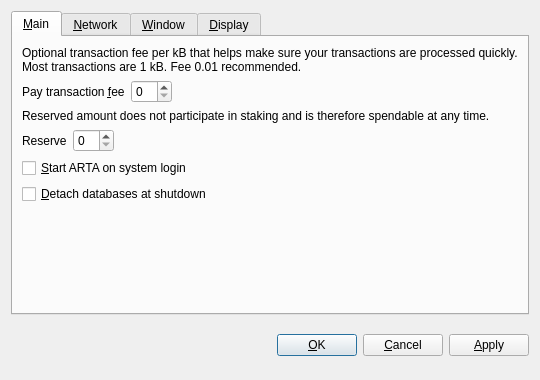
<?xml version="1.0" encoding="UTF-8"?>
<ui version="4.0">
 <class>OptionsDialog</class>
 <widget class="QDialog" name="OptionsDialog">
  <property name="geometry">
   <rect>
    <x>0</x>
    <y>0</y>
    <width>540</width>
    <height>380</height>
   </rect>
  </property>
  <property name="windowTitle">
   <string>Options</string>
  </property>
  <property name="modal">
   <bool>true</bool>
  </property>
  <layout class="QVBoxLayout" name="verticalLayout">
   <item>
    <widget class="QTabWidget" name="tabWidget">
     <property name="tabPosition">
      <enum>QTabWidget::North</enum>
     </property>
     <property name="currentIndex">
      <number>0</number>
     </property>
     <widget class="QWidget" name="tabMain">
      <attribute name="title">
       <string>&amp;Main</string>
      </attribute>
      <layout class="QVBoxLayout" name="verticalLayout_Main">
       <item>
        <widget class="QLabel" name="transactionFeeInfoLabel">
         <property name="text">
          <string>Optional transaction fee per kB that helps make sure your transactions are processed quickly. Most transactions are 1 kB. Fee 0.01 recommended.</string>
         </property>
         <property name="textFormat">
          <enum>Qt::PlainText</enum>
         </property>
         <property name="wordWrap">
          <bool>true</bool>
         </property>
        </widget>
       </item>
       <item>
        <layout class="QHBoxLayout" name="horizontalLayoutFee">
         <item>
          <widget class="QLabel" name="transactionFeeLabel">
           <property name="text">
            <string>Pay transaction &amp;fee</string>
           </property>
           <property name="textFormat">
            <enum>Qt::PlainText</enum>
           </property>
           <property name="buddy">
            <cstring>transactionFee</cstring>
           </property>
          </widget>
         </item>
         <item>
          <widget class="BitcoinAmountField" name="transactionFee"/>
         </item>
         <item>
          <spacer name="horizontalSpacerFee">
           <property name="orientation">
            <enum>Qt::Horizontal</enum>
           </property>
           <property name="sizeHint" stdset="0">
            <size>
             <width>40</width>
             <height>20</height>
            </size>
           </property>
          </spacer>
         </item>
        </layout>
       </item>
       <item>
        <widget class="QLabel" name="reserveBalanceInfoLabel">
         <property name="text">
          <string>Reserved amount does not participate in staking and is therefore spendable at any time.</string>
         </property>
         <property name="textFormat">
          <enum>Qt::PlainText</enum>
         </property>
         <property name="wordWrap">
          <bool>true</bool>
         </property>
        </widget>
       </item>
       <item>
        <layout class="QHBoxLayout" name="horizontalLayoutReserveBalance">
         <item>
          <widget class="QLabel" name="reserveBalanceLabel">
           <property name="text">
            <string>Reserve</string>
           </property>
           <property name="textFormat">
            <enum>Qt::PlainText</enum>
           </property>
           <property name="buddy">
            <cstring>reserveBalance</cstring>
           </property>
          </widget>
         </item>
         <item>
          <widget class="BitcoinAmountField" name="reserveBalance"/>
         </item>
         <item>
          <spacer name="horizontalSpacerReserveBalance">
           <property name="orientation">
            <enum>Qt::Horizontal</enum>
           </property>
           <property name="sizeHint" stdset="0">
            <size>
             <width>40</width>
             <height>20</height>
            </size>
           </property>
          </spacer>
         </item>
        </layout>
       </item>
       <item>
        <widget class="QCheckBox" name="bitcoinAtStartup">
         <property name="toolTip">
          <string>Automatically start ARTA after logging in to the system.</string>
         </property>
         <property name="text">
          <string>&amp;Start ARTA on system login</string>
         </property>
        </widget>
       </item>
       <item>
        <widget class="QCheckBox" name="detachDatabases">
         <property name="toolTip">
          <string>Detach block and address databases at shutdown. This means they can be moved to another data directory, but it slows down shutdown. The wallet is always detached.</string>
         </property>
         <property name="text">
          <string>&amp;Detach databases at shutdown</string>
         </property>
        </widget>
       </item>
       <item>
        <spacer name="verticalSpacer_Main">
         <property name="orientation">
          <enum>Qt::Vertical</enum>
         </property>
         <property name="sizeHint" stdset="0">
          <size>
           <width>20</width>
           <height>40</height>
          </size>
         </property>
        </spacer>
       </item>
      </layout>
     </widget>
     <widget class="QWidget" name="tabNetwork">
      <attribute name="title">
       <string>&amp;Network</string>
      </attribute>
      <layout class="QVBoxLayout" name="verticalLayout_Network">
       <item>
        <widget class="QCheckBox" name="mapPortUpnp">
         <property name="toolTip">
          <string>Automatically open the ARTA client port on the router. This only works when your router supports UPnP and it is enabled.</string>
         </property>
         <property name="text">
          <string>Map port using &amp;UPnP</string>
         </property>
        </widget>
       </item>
       <item>
        <widget class="QCheckBox" name="connectSocks">
         <property name="toolTip">
          <string>Connect to the ARTA network through a SOCKS proxy (e.g. when connecting through Tor).</string>
         </property>
         <property name="text">
          <string>&amp;Connect through SOCKS proxy:</string>
         </property>
        </widget>
       </item>
       <item>
        <layout class="QHBoxLayout" name="horizontalLayout_Network">
         <item>
          <widget class="QLabel" name="proxyIpLabel">
           <property name="text">
            <string>Proxy &amp;IP:</string>
           </property>
           <property name="textFormat">
            <enum>Qt::PlainText</enum>
           </property>
           <property name="buddy">
            <cstring>proxyIp</cstring>
           </property>
          </widget>
         </item>
         <item>
          <widget class="QValidatedLineEdit" name="proxyIp">
           <property name="maximumSize">
            <size>
             <width>140</width>
             <height>16777215</height>
            </size>
           </property>
           <property name="toolTip">
            <string>IP address of the proxy (e.g. 127.0.0.1)</string>
           </property>
          </widget>
         </item>
         <item>
          <widget class="QLabel" name="proxyPortLabel">
           <property name="text">
            <string>&amp;Port:</string>
           </property>
           <property name="textFormat">
            <enum>Qt::PlainText</enum>
           </property>
           <property name="buddy">
            <cstring>proxyPort</cstring>
           </property>
          </widget>
         </item>
         <item>
          <widget class="QLineEdit" name="proxyPort">
           <property name="maximumSize">
            <size>
             <width>55</width>
             <height>16777215</height>
            </size>
           </property>
           <property name="toolTip">
            <string>Port of the proxy (e.g. 9050)</string>
           </property>
          </widget>
         </item>
         <item>
          <widget class="QLabel" name="socksVersionLabel">
           <property name="text">
            <string>SOCKS &amp;Version:</string>
           </property>
           <property name="textFormat">
            <enum>Qt::PlainText</enum>
           </property>
           <property name="buddy">
            <cstring>socksVersion</cstring>
           </property>
          </widget>
         </item>
         <item>
          <widget class="QValueComboBox" name="socksVersion">
           <property name="toolTip">
            <string>SOCKS version of the proxy (e.g. 5)</string>
           </property>
          </widget>
         </item>
         <item>
          <spacer name="horizontalSpacer_Network">
           <property name="orientation">
            <enum>Qt::Horizontal</enum>
           </property>
           <property name="sizeHint" stdset="0">
            <size>
             <width>40</width>
             <height>20</height>
            </size>
           </property>
          </spacer>
         </item>
        </layout>
       </item>
       <item>
        <spacer name="verticalSpacer_Network">
         <property name="orientation">
          <enum>Qt::Vertical</enum>
         </property>
         <property name="sizeHint" stdset="0">
          <size>
           <width>20</width>
           <height>40</height>
          </size>
         </property>
        </spacer>
       </item>
      </layout>
     </widget>
     <widget class="QWidget" name="tabWindow">
      <attribute name="title">
       <string>&amp;Window</string>
      </attribute>
      <layout class="QVBoxLayout" name="verticalLayout_Window">
       <item>
        <widget class="QCheckBox" name="minimizeToTray">
         <property name="toolTip">
          <string>Show only a tray icon after minimizing the window.</string>
         </property>
         <property name="text">
          <string>&amp;Minimize to the tray instead of the taskbar</string>
         </property>
        </widget>
       </item>
       <item>
        <widget class="QCheckBox" name="minimizeOnClose">
         <property name="toolTip">
          <string>Minimize instead of exit the application when the window is closed. When this option is enabled, the application will be closed only after selecting Quit in the menu.</string>
         </property>
         <property name="text">
          <string>M&amp;inimize on close</string>
         </property>
        </widget>
       </item>
       <item>
        <spacer name="verticalSpacer_Window">
         <property name="orientation">
          <enum>Qt::Vertical</enum>
         </property>
         <property name="sizeHint" stdset="0">
          <size>
           <width>20</width>
           <height>40</height>
          </size>
         </property>
        </spacer>
       </item>
      </layout>
     </widget>
     <widget class="QWidget" name="tabDisplay">
      <attribute name="title">
       <string>&amp;Display</string>
      </attribute>
      <layout class="QVBoxLayout" name="verticalLayout_Display">
       <item>
        <layout class="QHBoxLayout" name="horizontalLayout_1_Display">
         <item>
          <widget class="QLabel" name="langLabel">
           <property name="text">
            <string>User Interface &amp;language:</string>
           </property>
           <property name="textFormat">
            <enum>Qt::PlainText</enum>
           </property>
           <property name="buddy">
            <cstring>lang</cstring>
           </property>
          </widget>
         </item>
         <item>
          <widget class="QValueComboBox" name="lang">
           <property name="toolTip">
            <string>The user interface language can be set here. This setting will take effect after restarting ARTA.</string>
           </property>
          </widget>
         </item>
        </layout>
       </item>
       <item>
        <layout class="QHBoxLayout" name="horizontalLayout_2_Display">
         <item>
          <widget class="QLabel" name="unitLabel">
           <property name="text">
            <string>&amp;Unit to show amounts in:</string>
           </property>
           <property name="textFormat">
            <enum>Qt::PlainText</enum>
           </property>
           <property name="buddy">
            <cstring>unit</cstring>
           </property>
          </widget>
         </item>
         <item>
          <widget class="QValueComboBox" name="unit">
           <property name="toolTip">
            <string>Choose the default subdivision unit to show in the interface and when sending coins.</string>
           </property>
          </widget>
         </item>
        </layout>
       </item>
       <item>
        <widget class="QCheckBox" name="displayAddresses">
         <property name="toolTip">
          <string>Whether to show ARTA addresses in the transaction list or not.</string>
         </property>
         <property name="text">
          <string>&amp;Display addresses in transaction list</string>
         </property>
        </widget>
       </item>
       <item>
        <widget class="QCheckBox" name="coinControlFeatures">
         <property name="toolTip">
          <string>Whether to show coin control features or not.</string>
         </property>
         <property name="text">
          <string>Display coin &amp;control features (experts only!)</string>
         </property>
        </widget>
       </item>
       <item>
        <spacer name="verticalSpacer_Display">
         <property name="orientation">
          <enum>Qt::Vertical</enum>
         </property>
         <property name="sizeHint" stdset="0">
          <size>
           <width>20</width>
           <height>40</height>
          </size>
         </property>
        </spacer>
       </item>
      </layout>
     </widget>
    </widget>
   </item>
   <item>
    <layout class="QHBoxLayout" name="horizontalLayout_Buttons">
     <item>
      <spacer name="horizontalSpacer_1">
       <property name="orientation">
        <enum>Qt::Horizontal</enum>
       </property>
       <property name="sizeHint" stdset="0">
        <size>
         <width>40</width>
         <height>48</height>
        </size>
       </property>
      </spacer>
     </item>
     <item>
      <widget class="QLabel" name="statusLabel">
       <property name="font">
        <font>
         <weight>75</weight>
         <bold>true</bold>
        </font>
       </property>
       <property name="text">
        <string/>
       </property>
       <property name="textFormat">
        <enum>Qt::PlainText</enum>
       </property>
       <property name="wordWrap">
        <bool>true</bool>
       </property>
      </widget>
     </item>
     <item>
      <spacer name="horizontalSpacer_2">
       <property name="orientation">
        <enum>Qt::Horizontal</enum>
       </property>
       <property name="sizeHint" stdset="0">
        <size>
         <width>40</width>
         <height>48</height>
        </size>
       </property>
      </spacer>
     </item>
     <item>
      <widget class="QPushButton" name="okButton">
       <property name="text">
        <string>&amp;OK</string>
       </property>
      </widget>
     </item>
     <item>
      <widget class="QPushButton" name="cancelButton">
       <property name="text">
        <string>&amp;Cancel</string>
       </property>
       <property name="autoDefault">
        <bool>false</bool>
       </property>
      </widget>
     </item>
     <item>
      <widget class="QPushButton" name="applyButton">
       <property name="text">
        <string>&amp;Apply</string>
       </property>
       <property name="autoDefault">
        <bool>false</bool>
       </property>
      </widget>
     </item>
    </layout>
   </item>
  </layout>
 </widget>
 <customwidgets>
  <customwidget>
   <class>BitcoinAmountField</class>
   <extends>QSpinBox</extends>
   <header>bitcoinamountfield.h</header>
  </customwidget>
  <customwidget>
   <class>QValueComboBox</class>
   <extends>QComboBox</extends>
   <header>qvaluecombobox.h</header>
  </customwidget>
  <customwidget>
   <class>QValidatedLineEdit</class>
   <extends>QLineEdit</extends>
   <header>qvalidatedlineedit.h</header>
  </customwidget>
 </customwidgets>
 <resources/>
 <connections/>
</ui>
